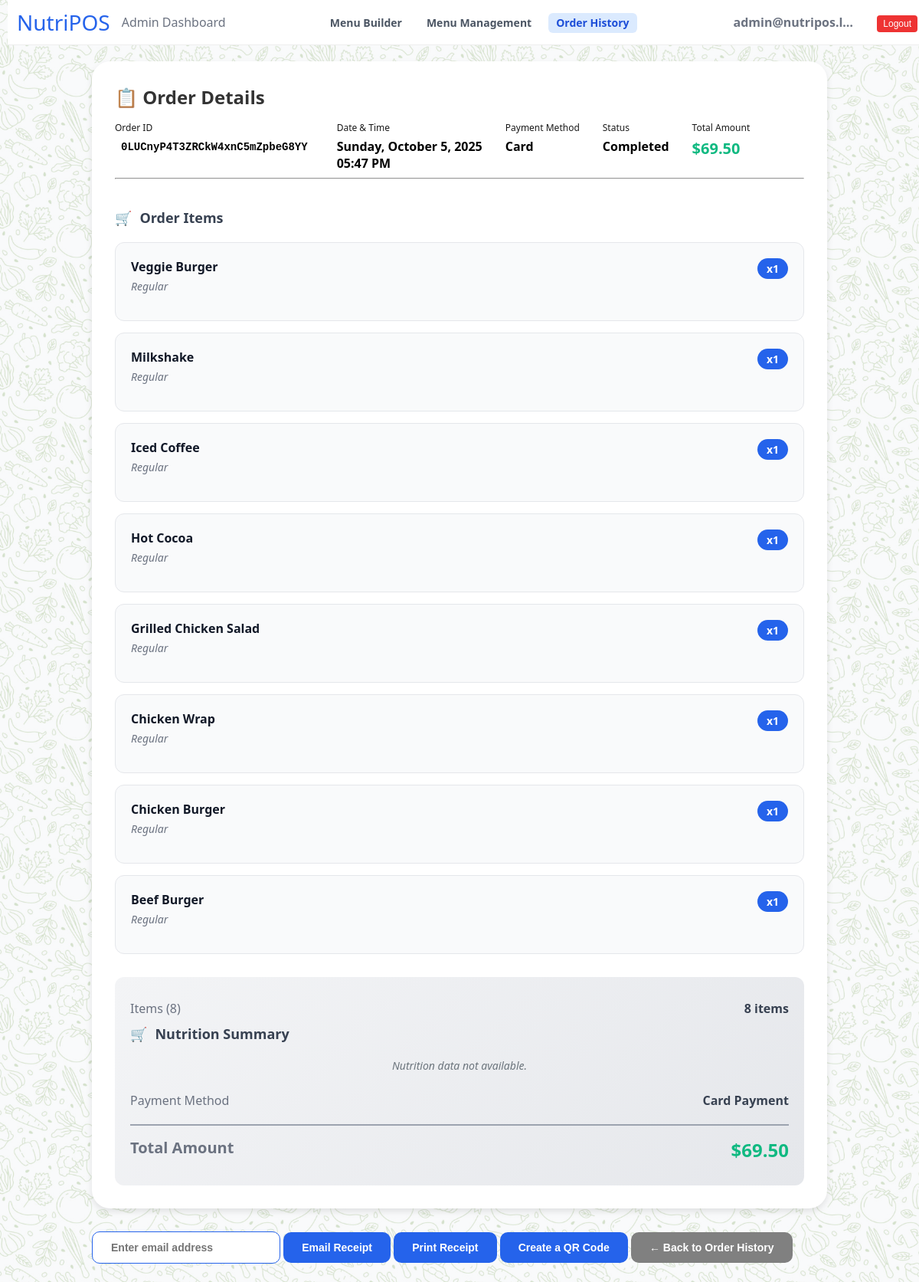
Page /NUTRIPOS/order.php?order=0LUCnyP4T3ZRCkW4xnC5mZpbeG8YY (signed in) on the committed database.
### tables this page shows
CREATE TABLE `orders` (
  `id` varchar(64) NOT NULL,
  `closed_at` datetime DEFAULT NULL,
  `total` varchar(10) NOT NULL,
  `created_at` timestamp NOT NULL DEFAULT current_timestamp()
);

CREATE TABLE `line_items` (
  `line_item_catalog_object_id` varchar(64) NOT NULL,
  `name` varchar(255) NOT NULL,
  `variation_name` varchar(100) DEFAULT NULL
);

CREATE TABLE `order_line_items` (
  `id` bigint(20) NOT NULL,
  `order_id` varchar(64) NOT NULL,
  `line_item_catalog_object_id` varchar(64) NOT NULL,
  `quantity` int(11) NOT NULL
);

### NUTRIPOS/order.php (the view, shortened to what this page needs)
<?php
$conn = mysqli_connect($_ENV['DB_SERVERNAME'], $_ENV['DB_USERNAME'], $_ENV['DB_PASSWORD'], $_ENV['DB_NAME']);
$order_data = null;
$line_items = [];
$error_message = null;
if (isset($_GET['order'])) {
    $order = $_GET['order'];
    $result = $conn->query("SELECT
        o.id AS order_id,
        TIME(o.closed_at) AS order_time,
        DATE(o.closed_at) AS order_date,
        o.total,
        oli.id AS line_item_id,
        li.line_item_catalog_object_id,
        li.name AS line_item_name,
        li.variation_name,
        cm.sku AS sku,
        oli.quantity AS line_item_quantity,
        m.name AS modifier_name,
        olim.quantity AS modifier_quantity
    FROM orders o
    JOIN order_line_items oli ON o.id = oli.order_id
    JOIN line_items li ON oli.line_item_catalog_object_id = li.line_item_catalog_object_id
    LEFT JOIN order_line_item_modifiers olim ON oli.id = olim.order_line_item_id
    LEFT JOIN modifiers m ON olim.modifier_id = m.id
    LEFT JOIN catalog_map cm ON cm.catalog_object_id = li.line_item_catalog_object_id
    WHERE o.id ='" . $order . "'
    ORDER BY oli.id, m.name"
    );
    $current_line_item = null;
    $line_item_index = -1;
    function formatDate($date) {
        return date('l, F j, Y', strtotime($date));
    }
    function formatTime($datetime) {
        return date('h:i A', strtotime($datetime));
    }
    while ($row = $result->fetch_assoc()) {
        if ($order_data === null) {
            $order_data = [
                'id' => $row['order_id'],
                'order_date' => formatDate($row['order_date']),
                'order_time' => formatTime($row['order_time']),
                'total' => $row['total'],
            ];
        }
        if ($current_line_item !== $row['line_item_id']) {
            $current_line_item = $row['line_item_id'];
            $line_item_index++;
            $line_items[$line_item_index] = [
                'line_item_id'   => (int)$row['line_item_id'],
                'catalog_id'     => $row['line_item_catalog_object_id'],
                'name'           => $row['line_item_name'],
                'variation_name' => $row['variation_name'],
                'sku'            => $row['sku'] ?? null,
                'quantity'       => (int)$row['line_item_quantity'],
                'modifiers'      => []
            ];
        }
    }
} else {
    $error_message = "No order ID provided.";
}
?>
<!DOCTYPE html>
<html lang="en">
<head>
    <link rel="stylesheet" href="./public/style.css">
</head>
<body>
    <?php if ($error_message): ?>
        <p class="error"><?php echo $error_message; ?></p>
    <?php else: ?>
    <nav class="navbar">
        <div class="navbar-container">
          <div class="logo-dashboard">
            <a href="../admin/dashboard.php" class="logo">NutriPOS</a>
            <span class="admin-dashboard">Admin Dashboard</span>
          </div>
          <ul class="navbar-links">
            <li><a href="./public/menu_management.php" class="nav-button">Menu Builder</a></li>
            <li><a href="./public/products.php" class="nav-button">Menu Management</a></li>
            <li><a href="./db/mysql_orders.php" class="nav-button active">Order History</a></li>
          </ul>
          <div class="user-section">
            <span class="admin"><?php echo htmlspecialchars($_SESSION['email']); ?></span>
            <a href="./admin/logout.php"><button class="logout-btn">Logout</button></a>
          </div>
        </div>
    </nav>
    <div class="main-container" style="max-width: 960px">
        <?php if ($error_message): ?>
            <div class="order-error">
                <h2>❌ <?php echo htmlspecialchars($error_message); ?></h2>
                <a href="./db/mysql_orders.php" class="receipt-btn primary">← Back to Order History</a>
            </div>
        <?php else: ?>
            <div class="order-details-card">
                <div class="order-header">
                    <h2 class="order-title">📋 Order Details</h2>
                    <div class="order-meta">
                        <div class="meta-item">
                            <span class="meta-label">Order ID</span>
                            <span class="meta-value order-id-value"><?php echo htmlspecialchars($order_data['id']); ?></span>
                        </div>
                        <div class="meta-item">
                            <span class="meta-label">Date & Time</span>
                            <span class="meta-value"><?php echo htmlspecialchars($order_data['order_date']); ?></span>
                            <span class="meta-value"><?php echo htmlspecialchars($order_data['order_time']); ?></span>
                        </div>
                        <div class="meta-item">
                            <span class="meta-label">Payment Method</span>
                            <span class="meta-value">Card</span>
                        </div>
                        <div class="meta-item">
                            <span class="meta-label">Status</span>
                            <span class="meta-value">Completed</span>
                        </div>
                        <div class="meta-item">
                            <span class="meta-label">Total Amount</span>
                            <span class="meta-value" style="color: #10B981; font-size: 20px;">
                                <?php echo htmlspecialchars($order_data['total']); ?>
                            </span>
                        </div>
                    </div>
                    <hr>
                </div>
                <div class="order-content">
                    <h3 class="section-title">Order Items</h3>
                    <?php if (empty($line_items)): ?>
                        <div class="no-items">
                            <p>No items found for this order.</p>
                        </div>
                    <?php else: ?>
                        <div class="items-list">
                            <?php foreach ($line_items as $item): ?>
                                <div class="line-item">
                                    <div class="item-main">
                                        <div class="item-details">
                                            <div class="item-name">
                                                <?php echo htmlspecialchars($item['name']); ?>
                                            </div>
                                            <?php if (!empty($item['variation_name'])): ?>
                                                <div class="item-variation">
                                                    <?php echo htmlspecialchars($item['variation_name']); ?>
                                                </div>
                                            <?php endif; ?>
                                        </div>
                                        <span class="item-quantity">
                                            x<?php echo htmlspecialchars($item['quantity']); ?>
                                        </span>
                                    </div>
                                </div>
                            <?php endforeach; ?>
                        </div>
                    <?php endif; ?>
                    <div class="order-summary">
                        <div class="summary-row">
                            <span class="summary-label">Items (<?php echo count($line_items); ?>)</span>
                            <span class="summary-value">
                                <?php
                                $total_items = 0;
                                foreach ($line_items as $item) {
                                    $total_items += $item['quantity'];
                                }
                                echo $total_items . ' items';
                                ?>
                            </span>
                        </div>
                        <div class="order-nutrition-card" id="orderNutrition">
                            <h3 class="section-title">Nutrition Summary</h3>
                            <div id="nutriContent" class="nutri-content"></div>
                        </div>
                        <div class="summary-row">
                            <span class="summary-label">Payment Method</span>
                            <span class="summary-value">Card Payment</span>
                        </div>
                        <div class="summary-row total">
                            <span class="summary-label">Total Amount</span>
                            <span class="summary-value">
                                <?php echo htmlspecialchars($order_data['total']); ?>
                            </span>
                        </div>
                    </div>
                </div>
            </div>
            <div class="receipt-actions">
                <form method="post" action="?order=<?php echo htmlspecialchars($order_data['id']); ?>" style="display:inline;">
                    <input type="text" name="email" placeholder="Enter email address" class="form-text-input" required>
                    <button type="submit" name="send_email" class="receipt-btn primary">Email Receipt</button>
                </form>
                <button onclick="window.print()" class="receipt-btn primary">Print Receipt</button>
                <button class="receipt-btn primary">Create a QR Code</button>
                <button class="receipt-btn primary" style="background-color: grey;"><a href="./db/mysql_orders.php" style="color: inherit; text-decoration: none;">← Back to Order History</a></button>
            </div>
        <?php endif; ?>
    </div>
</body>
</html>
<?php endif; ?>

### rows in the picture
orders: line_items.name "Veggie Burger", line_items.variation_name "Regular", order_line_items.quantity "1", line_items.name "Chicken Burger", line_items.name "Beef Burger"
order_line_items: line_item_catalog_object.name "Milkshake", line_item_catalog_object.variation_name "Regular", quantity "1"
order_line_items: line_item_catalog_object.name "Iced Coffee", line_item_catalog_object.variation_name "Regular", quantity "1"
order_line_items: line_item_catalog_object.name "Hot Cocoa", line_item_catalog_object.variation_name "Regular", quantity "1"
order_line_items: line_item_catalog_object.name "Grilled Chicken Salad", line_item_catalog_object.variation_name "Regular", quantity "1"
order_line_items: line_item_catalog_object.name "Chicken Wrap", line_item_catalog_object.variation_name "Regular", quantity "1"

### other values in the picture
$_SESSION['email'] "admin@nutripos.l…"
$order_data['id'] "0LUCnyP4T3ZRCkW4xnC5mZpbeG8YY"
$order_data['order_date'] "Sunday, October 5, 2025"
$order_data['order_time'] "05:47 PM"
$order_data['total'] "$69.50"
count($line_items) "8"
$total_items "8"
